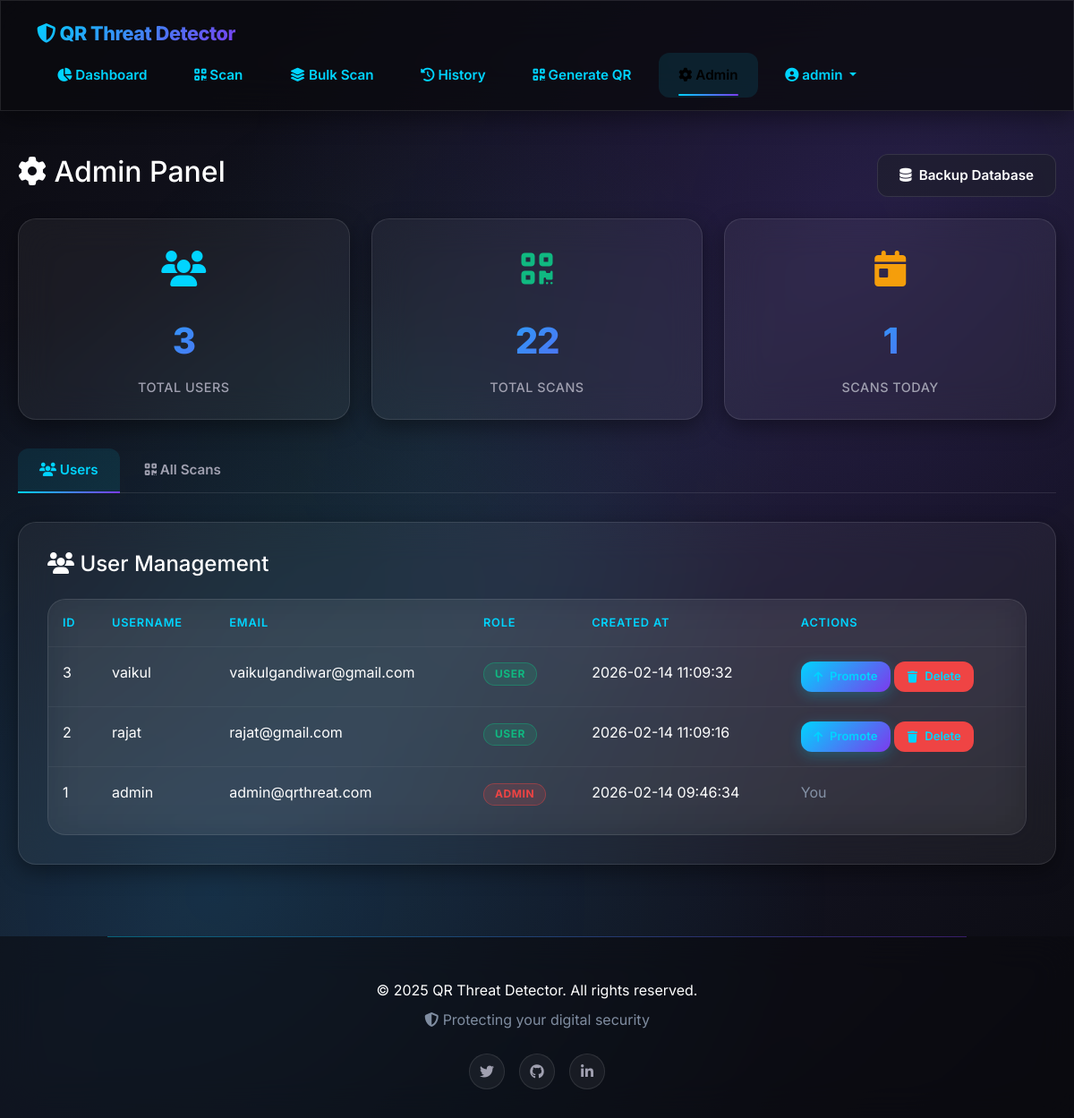
The page /admin (signed in) on the database its author committed.
### tables this page shows
CREATE TABLE users
                 (id INTEGER PRIMARY KEY AUTOINCREMENT, username TEXT UNIQUE, email TEXT UNIQUE, 
                  password_hash TEXT, role TEXT DEFAULT 'user', theme TEXT DEFAULT 'dark',
                  created_at TEXT DEFAULT CURRENT_TIMESTAMP);

### app.py (the view)
@app.route("/admin")
@login_required
@admin_required
def admin():
    conn = get_db_connection()
    c = conn.cursor()
    c.execute("SELECT * FROM users ORDER BY created_at DESC")
    users = c.fetchall()
    c.execute("SELECT COUNT(*) as total FROM scans")
    total_scans = c.fetchone()['total']
    c.execute("SELECT COUNT(*) as today FROM scans WHERE DATE(timestamp) = DATE('now')")
    today_scans = c.fetchone()['today']
    c.execute("SELECT scans.*, users.username FROM scans LEFT JOIN users ON scans.user_id = users.id ORDER BY scans.timestamp DESC LIMIT 50")
    recent_all_scans = c.fetchall()
    conn.close()
    return render_template("admin.html", page='admin',
                         users=users,
                         total_scans=total_scans,
                         today_scans=today_scans,
                         recent_all_scans=recent_all_scans)

### app.py (called while the page is built)
@login_manager.user_loader
def load_user(user_id):
    conn = sqlite3.connect(DB_PATH)
    conn.row_factory = sqlite3.Row
    c = conn.cursor()
    c.execute("SELECT * FROM users WHERE id = ?", (user_id,))
    user = c.fetchone()
    conn.close()
    if user:
        return User(user['id'], user['username'], user['email'], user['password_hash'], user['role'], user['created_at'])
    return None

def admin_required(f):
    @wraps(f)
    def decorated_function(*args, **kwargs):
        if current_user.role != 'admin':
            flash('Admin access required', 'error')
            return redirect(url_for('dashboard'))
        return f(*args, **kwargs)
    return decorated_function

def get_db_connection():
    conn = sqlite3.connect(DB_PATH)
    conn.row_factory = sqlite3.Row
    return conn

### templates/admin.html (shortened to what this page needs)
<!DOCTYPE html>
<html lang="en" data-theme="dark">
<head>
    <link href="https://cdn.jsdelivr.net/npm/bootstrap@5.3.2/dist/css/bootstrap.min.css" rel="stylesheet">
    <link rel="stylesheet" href="https://cdnjs.cloudflare.com/ajax/libs/font-awesome/6.4.0/css/all.min.css">
    <link rel="stylesheet" href="/static/css/style.css">
</head>
<body>
    <nav class="navbar glass-card">
        <a href="/" class="navbar-brand">
            <i class="fas fa-shield-halved"></i> QR Threat Detector
        </a>
        <ul class="navbar-nav">
            <li><a href="{{ url_for('dashboard') }}" class="nav-link {% if page=='dashboard' %}active{% endif %}">
                <i class="fas fa-chart-pie"></i> Dashboard
            </a></li>
            <li><a href="{{ url_for('scan') }}" class="nav-link {% if page=='scan' %}active{% endif %}">
                <i class="fas fa-qrcode"></i> Scan
            </a></li>
            <li><a href="{{ url_for('bulk_scan') }}" class="nav-link {% if page=='bulk_scan' %}active{% endif %}">
                <i class="fas fa-layer-group"></i> Bulk Scan
            </a></li>
            <li><a href="{{ url_for('history') }}" class="nav-link {% if page=='history' %}active{% endif %}">
                <i class="fas fa-history"></i> History
            </a></li>
            <li><a href="{{ url_for('generate_qr') }}" class="nav-link {% if page=='generate_qr' %}active{% endif %}">
                <i class="fas fa-qrcode"></i> Generate QR
            </a></li>
            <li><a href="{{ url_for('admin') }}" class="nav-link {% if page=='admin' %}active{% endif %}">
                <i class="fas fa-cog"></i> Admin
            </a></li>
            <li class="dropdown">
                <a href="#" class="nav-link dropdown-toggle" data-bs-toggle="dropdown">
                    <i class="fas fa-user-circle"></i> {{ current_user.username }}
                </a>
            </li>
        </ul>
    </nav>
    <div class="container mt-5">
        <div class="d-flex justify-content-between align-items-center mb-4">
            <h2><i class="fas fa-cog"></i> Admin Panel</h2>
            <div class="d-flex gap-2">
                <a href="{{ url_for('backup_db') }}" class="btn btn-secondary">
                    <i class="fas fa-database"></i> Backup Database
                </a>
            </div>
        </div>
        <div class="stats-grid">
            <div class="stat-card glass-card">
                <div class="stat-icon">
                    <i class="fas fa-users" style="color: var(--accent-primary);"></i>
                </div>
                <div class="stat-value">{{ users|length }}</div>
                <div class="stat-label">Total Users</div>
            </div>
            <div class="stat-card glass-card">
                <div class="stat-icon">
                    <i class="fas fa-qrcode" style="color: var(--accent-success);"></i>
                </div>
                <div class="stat-value">{{ total_scans }}</div>
                <div class="stat-label">Total Scans</div>
            </div>
            <div class="stat-card glass-card">
                <div class="stat-icon">
                    <i class="fas fa-calendar-day" style="color: var(--accent-warning);"></i>
                </div>
                <div class="stat-value">{{ today_scans }}</div>
                <div class="stat-label">Scans Today</div>
            </div>
        </div>
        <div class="tabs">
            <button class="tab active" onclick="switchTab('users')">
                <i class="fas fa-users"></i> Users
            </button>
            <button class="tab" onclick="switchTab('scans')">
                <i class="fas fa-qrcode"></i> All Scans
            </button>
        </div>
        <div id="users-tab" class="tab-content">
            <div class="glass-card">
                <h4 class="mb-4"><i class="fas fa-users"></i> User Management</h4>
                <div class="table-container" style="background: transparent; border: none;">
                    <table class="table">
                        <thead>
                            <tr>
                                <th>ID</th>
                                <th>Username</th>
                                <th>Email</th>
                                <th>Role</th>
                                <th>Created At</th>
                                <th>Actions</th>
                            </tr>
                        </thead>
                        <tbody>
                            {% for user in users %}
                            <tr>
                                <td>{{ user.id }}</td>
                                <td>{{ user.username }}</td>
                                <td>{{ user.email }}</td>
                                <td>
                                    <span class="badge {% if user.role=='admin' %}badge-malicious{% else %}badge-safe{% endif %}">
                                        {{ user.role }}
                                    </span>
                                </td>
                                <td>{{ user.created_at }}</td>
                                <td>
                                    {% if user.id != current_user.id %}
                                    <a href="{{ url_for('promote_user', user_id=user.id) }}"
                                       class="btn btn-sm btn-primary"
                                       onclick="return confirm('Promote this user to admin?');">
                                        <i class="fas fa-arrow-up"></i> Promote
                                    </a>
                                    <a href="{{ url_for('delete_user', user_id=user.id) }}"
                                       class="btn btn-sm btn-danger"
                                       onclick="return confirm('Are you sure? This will delete all their scans.');">
                                        <i class="fas fa-trash"></i> Delete
                                    </a>
                                    {% else %}
                                    <span class="text-muted">You</span>
                                    {% endif %}
                                </td>
                            </tr>
                            {% endfor %}
                        </tbody>
                    </table>
                </div>
            </div>
        </div>
    </div>
    <footer class="footer">
        <div class="container">
            <p>&copy; 2025 QR Threat Detector. All rights reserved.</p>
            <p class="text-muted"><i class="fas fa-shield-alt"></i> Protecting your digital security</p>
            <div class="footer-social">
                <a href="#" title="Twitter"><i class="fab fa-twitter"></i></a>
                <a href="#" title="GitHub"><i class="fab fa-github"></i></a>
                <a href="#" title="LinkedIn"><i class="fab fa-linkedin-in"></i></a>
            </div>
        </div>
    </footer>
</body>
</html>

### rows shown on the page
users: username "admin", id "1", email "admin@qrthreat.com", role "ADMIN", created_at "2026-02-14 09:46:34", shows "You"
users: id "3", username "vaikul", email "vaikulgandiwar@gmail.com", role "USER", created_at "2026-02-14 11:09:32"
users: id "2", username "rajat", email "rajat@gmail.com", role "USER", created_at "2026-02-14 11:09:16"

### other values the page prints
{{ users|length }} "3"
{{ total_scans }} "22"
{{ today_scans }} "1"
